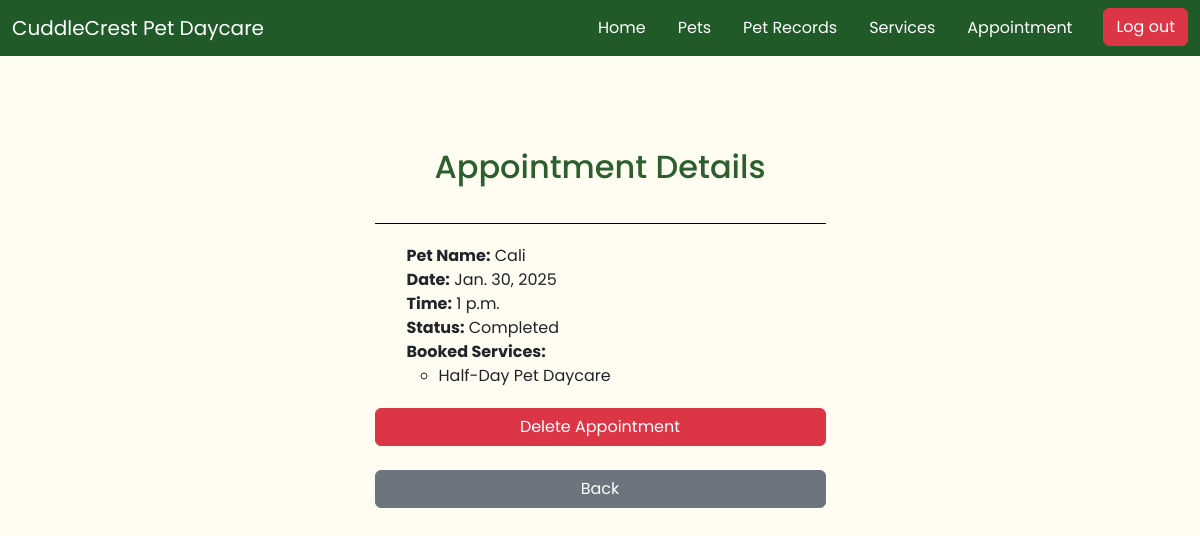
Screenshot of /appointments/25/ (signed in) with the database file from the repository.
### app/models.py (models this page shows, shortened)
class Appointment(models.Model):
    user = models.ForeignKey(settings.AUTH_USER_MODEL, on_delete=models.CASCADE)
    pet = models.ForeignKey(PetProfile, on_delete=models.CASCADE)
    date = models.DateField(null=True, blank=True)
    time = models.TimeField(null=True, blank=True)
    status = models.CharField(max_length=20, choices=[
        ('Scheduled', 'Scheduled'),
        ('Completed', 'Completed')
    ])
    services = models.ManyToManyField(Services)

class PetProfile(models.Model):
    pet_name = models.CharField(max_length=50)
    breed = models.CharField(max_length=50)
    weight = models.DecimalField(max_digits=5, decimal_places=2)
    sex = models.CharField(max_length=1, choices=[
        ('M', 'Male'),
        ('F', 'Female'),
        ('O', 'Other'),
    ])
    owner = models.ForeignKey(settings.AUTH_USER_MODEL, on_delete=models.CASCADE)
    VACCINATION_STATUS_CHOICES = [
        ('vaccinated', 'Vaccinated'),
        ('not_vaccinated', 'Not Vaccinated'),
    ]
    vaccination_status = models.CharField(
        max_length=20,
        choices=VACCINATION_STATUS_CHOICES,
        default='not_vaccinated'
    )
    pet_image = models.ImageField(upload_to='media/', null=True, blank=True)

class Services(models.Model):
    service_name = models.CharField(max_length=100)
    service_description = models.TextField()
    price = models.DecimalField(max_digits=10, decimal_places=2)

### app/views.py (the view)
# urls.py: path('appointments/<int:pk>/', AppointmentDetailView.as_view(), name='appointment_detail'),
class AppointmentDetailView(LoginRequiredMixin, DetailView):
    model = Appointment
    template_name = 'appointments/appointment_detail.html'
    context_object_name = 'appointment'

### app/templates/appointments/appointment_detail.html (shortened to what this page needs)
{% extends 'app/base.html' %}
{% block content %}
<div class="container-fluid" id="page-container-headers">
    <div class="container">
        <br>
        <br>
        <h2 id="title-header">Appointment Details</h2>
        <br>
        <ul id="details">
            <li><strong>Pet Name:</strong> {{ appointment.pet.pet_name }}</li>
            <li><strong>Date:</strong> {{ appointment.date }}</li>
            <li><strong>Time:</strong> {{ appointment.time }}</li>
            <li><strong>Status:</strong> {{ appointment.status }}</li>
            <li><strong>Booked Services:</strong></li>
                <ul>
                {% for service in appointment.services.all %}
                    <li>{{ service.service_name }}</li>
                {% endfor %}
                </ul>
        </ul>
        <div class="row">
            <div class="col">
                <a href="{% url 'appointment_delete' appointment.pk %}" class="btn btn-danger" id="action-button">Delete Appointment</a>
            </div>
        </div>
        <br>
        <a href="{% url 'appointment_list' %}" class="btn btn-secondary" id="back-button">Back</a>
    </div>
</div>
{% endblock content %}

### static/css/base.css (style rules this page uses)
* { font-family: "Poppins", serif !important; }
body { background-color: #FFFDF2; }
#page-container-headers .container { width: 475px !important; margin-top: 35px; }
#title-header { color: #2C5F2D; text-align: center; padding-bottom: 5px; }
#action-button, #back-button { width: 100% !important; }
#details { list-style: none; border-top: 1px solid black; margin-bottom: 20px; padding-top: 20px; }

### rows the page displays
Appointment: pet.pet_name "Cali", date "Jan. 30, 2025", time "1 p.m.", status "Completed"
Services: service_name "Half-Day Pet Daycare"
